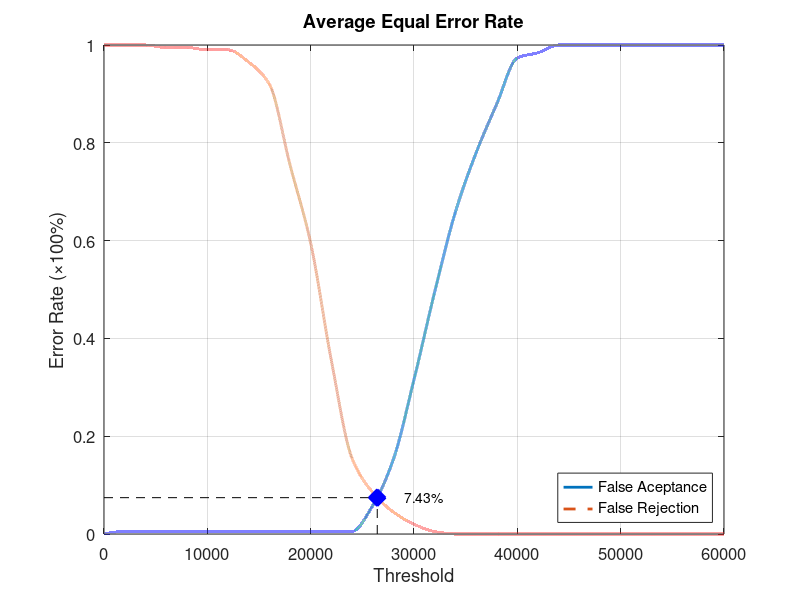
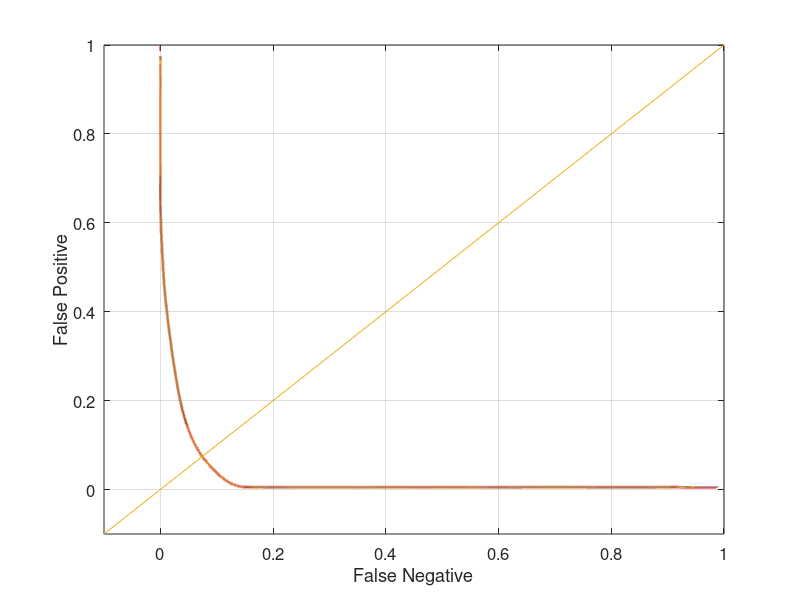

MATLAB code to generate these figures, in order:
function yEER = Database4_2
close all;
clear;
clc;
x = 0:2000:60000;
xq = 0:0.5:60000;

y0 = [0 0.00526316 0.00526316 0.00526316 0.00526316 0.00526316 0.00526316 0.00526316 0.00526316 0.00526316 0.00526316 0.00526316 0.00526316 0.0578947 0.152632 0.315789 0.494737 0.657895 0.778947 0.878947 0.973684 0.984211 1 1 1 1 1 1 1 1 1];
yy0 = interp1(x, y0, xq, 'pchip');
y1 = [1 1 1 0.995 0.995 0.99 0.99 0.965 0.92 0.755 0.595 0.355 0.155 0.085 0.045 0.02 0.005 0 0 0 0 0 0 0 0 0 0 0 0 0 0];
yy1 = interp1(x, y1, xq, 'pchip');

% Calculating EER: 
y2 = abs(y0 - y1);
find(y2 == min(y2))
yy2 = abs(yy0 - yy1);
xEER = find(yy2 == min(yy2));
xEERIndex = xq(xEER) % X-axis EER
yEER = yy0(xEER) % Y-axis EER

main = figure
plot(xq, yy0,'-','LineWidth', 2);	hold on
plot(xq, yy1,'--','LineWidth', 2);	hold on
plot([xEERIndex xEERIndex], [0 yEER], 'k--');	hold on
plot([0 xEERIndex], [yEER yEER], 'k--');	hold on
plot(xEERIndex, yEER, 'bx', 'LineWidth', 10);	hold on
text(xEERIndex + 10 * xEERIndex / 100, yEER, [num2str(round((10000 * yEER)) / 100) '%'])
legend('False Aceptance', 'False Rejection', 'Location', 'SouthEast')
xlabel('Threshold')
ylabel('Error Rate (\times100%)')
title('Average Equal Error Rate')
set(gca, 'FontSize', 12)
axis([0 60000 0 1])
grid on

print(main, 'Database4_2Main', '-dpng');
FNRxFPR = figure('Color', [1 1 1]);
plot(yy1, yy0, '-', yy1, yy0, 'LineWidth', 2);
hold on
y = -0.1:0.1:1
plot(y, y); 
set(gca, 'FontSize', 12)
xlabel('False Negative')
ylabel('False Positive')
axis([-0.1 1 -0.1 1])
set(gca, 'FontSize', 12)
grid on

print(FNRxFPR, 'Database4_2FNRxFPR','-dpng');
end
